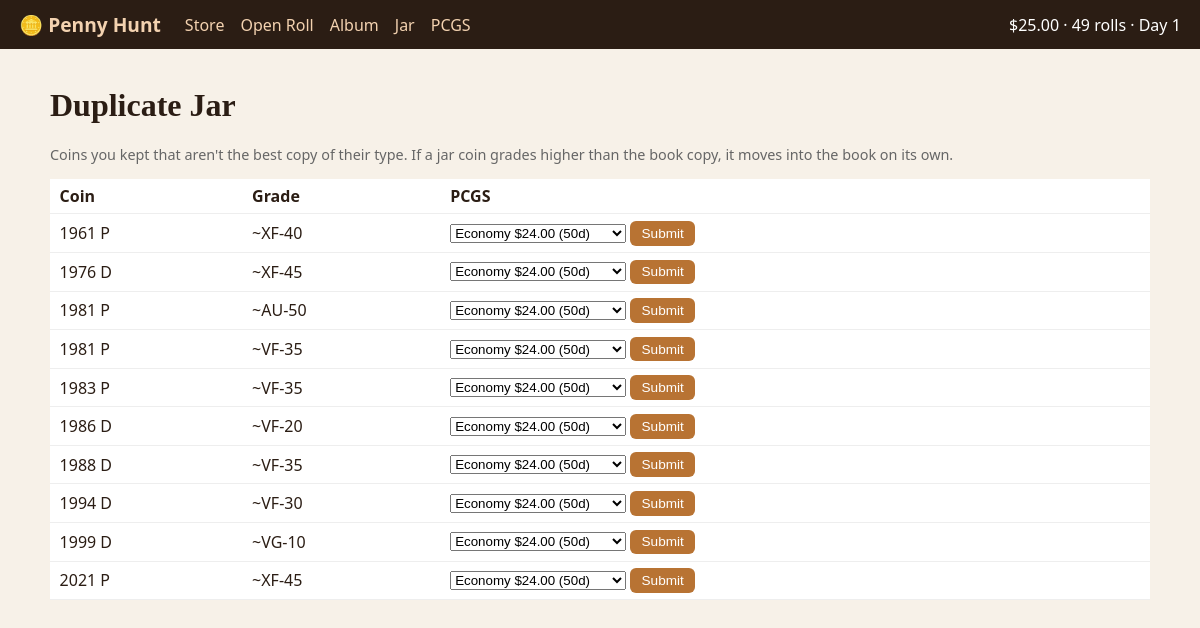
Screenshot of /jar with the database file from the repository.
### tables this page shows
CREATE TABLE state (
    id                 INTEGER PRIMARY KEY CHECK (id = 1),
    balance_cents      INTEGER NOT NULL,
    unopened_rolls     INTEGER NOT NULL DEFAULT 0,
    business_day       INTEGER NOT NULL DEFAULT 0,   -- game clock for PCGS turnaround
    rolls_opened       INTEGER NOT NULL DEFAULT 0,
    coins_searched     INTEGER NOT NULL DEFAULT 0,
    coins_returned     INTEGER NOT NULL DEFAULT 0,
    total_spent_cents  INTEGER NOT NULL DEFAULT 0,
    grading_fees_cents INTEGER NOT NULL DEFAULT 0
);

### app.py (the view)
@app.get("/jar")
def jar():
    return render_template("jar.html", coins=[describe(c) for c in db.jar_coins()],
                           tiers=config.PCGS_TIERS)

### app.py (called while the page is built)
def money(cents):
    return f"${cents / 100:,.2f}"

@app.context_processor
def inject_globals():
    return {"state": db.get_state(), "cfg": config, "pending_count": len(db.pending_coins())}

### catalog.py (called while the page is built)
    def get(self, key):
        return self.by_key.get(key)

### db.py (called while the page is built)
def get_db():
    if "db" not in g:
        g.db = sqlite3.connect(DB_PATH)
        g.db.row_factory = sqlite3.Row
    return g.db

def _dicts(rows):
    return [dict(r) for r in rows]

def get_state():
    return dict(get_db().execute("SELECT * FROM state WHERE id = 1").fetchone())

def pending_coins():
    return _dicts(get_db().execute("SELECT * FROM coins WHERE status='pending' ORDER BY id"))

def jar_coins():
    return _dicts(get_db().execute(
        "SELECT * FROM coins WHERE status='kept' AND in_book=0 ORDER BY catalog_key, id"))

### grading.py (called while the page is built)
def grade_prefix(grade, is_proof=False):
    if is_proof:
        return "PR"
    if grade >= 60: return "MS"   # Mint State
    if grade >= 50: return "AU"   # About Uncirculated
    if grade >= 40: return "XF"   # Extremely Fine
    if grade >= 20: return "VF"   # Very Fine
    if grade >= 12: return "F"    # Fine
    if grade >= 8:  return "VG"   # Very Good
    if grade >= 4:  return "G"    # Good
    if grade == 3:  return "AG"   # About Good
    if grade == 2:  return "FR"   # Fair
    return "PO"                   # Poor

def grade_label(grade, is_proof=False):
    if grade is None:
        return "?"
    return f"{grade_prefix(grade, is_proof)}-{grade}"

### templates/jar.html (shortened to what this page needs)
{% extends "base.html" %}
{% block content %}
<h1>Duplicate Jar</h1>
<p class="hint">Coins you kept that aren't the best copy of their type. If a jar coin grades higher than the book copy, it moves into the book on its own.</p>
<table class="list">
  <tr><th>Coin</th><th>Grade</th><th>PCGS</th></tr>
  {% for c in coins %}
  <tr>
    <td>{{ c.title }} {% for b in c.badges %}<span class="badge">{{ b }}</span>{% endfor %}</td>
    <td>{{ c.official_label or c.est_label }}</td>
    <td>
      {% if c.official_label %}Graded
      {% elif c.tier %}At PCGS (due day {{ c.due_day }})
      {% else %}
        <form method="post" action="{{ url_for('submit_grade', coin_id=c.id) }}" class="inline">
          <select name="tier">
            {% for key, t in tiers.items() %}
              <option value="{{ key }}">{{ t.name }} {{ t.fee_cents|money }} ({{ t.days }}d)</option>
            {% endfor %}
          </select>
          <button class="small">Submit</button>
        </form>
      {% endif %}
    </td>
  </tr>
  {% endfor %}
</table>
{% endblock %}

### templates/base.html (shortened to what this page needs)
<!doctype html>
<html lang="en">
<head>
  <link rel="stylesheet" href="{{ url_for('static', filename='style.css') }}">
</head>
<body>
  <header class="topbar">
    <a class="logo" href="{{ url_for('home') }}">🪙 Penny Hunt</a>
    <nav>
      <a href="{{ url_for('home') }}">Store</a>
      <a href="{{ url_for('open_page') }}">Open Roll{% if pending_count %} ({{ pending_count }}){% endif %}</a>
      <a href="{{ url_for('album') }}">Album</a>
      <a href="{{ url_for('jar') }}">Jar</a>
      <a href="{{ url_for('grading_page') }}">PCGS</a>
    </nav>
    <div class="wallet">
      <span id="balance">{{ state.balance_cents | money }}</span>
      · {{ state.unopened_rolls }} rolls · Day {{ state.business_day }}
    </div>
  </header>
  <main>
    {% block content %}{% endblock %}
  </main>
</body>
</html>

### static/style.css (style rules this page uses)
:root { --copper: #b87333; --dark: #2b1d14; --paper: #f7f1e8; --album: #1f3a2e; }
body { margin: 0; font-family: system-ui, sans-serif; background: var(--paper); color: var(--dark); }
main { max-width: 1100px; margin: 0 auto; padding: 1rem; }
h1, h2 { font-family: Georgia, serif; }
.hint { color: #666; font-size: .9rem; }
.topbar { display: flex; align-items: center; gap: 1.5rem; padding: .7rem 1.2rem; background: var(--dark); color: #fff; flex-wrap: wrap; }
.topbar a { color: #f3d2b0; text-decoration: none; }
.topbar nav { display: flex; gap: 1rem; }
.logo { font-weight: bold; font-size: 1.2rem; }
.wallet { margin-left: auto; }
button { background: var(--copper); color: #fff; border: 0; border-radius: 6px; padding: .6rem 1.1rem; font-size: 1rem; cursor: pointer; }
button.small { padding: .3rem .7rem; font-size: .85rem; }
form.inline { display: inline; }
table.list { border-collapse: collapse; width: 100%; background: #fff; }
table.list td, table.list th { padding: .4rem .6rem; border-bottom: 1px solid #eee; text-align: left; }

### rows the page displays
state: balance_cents "$25.00", unopened_rolls "49", business_day "1"

### other values shown
{{ c.title }} "1961 P" "1976 D" "1981 P" "1981 P" "1983 P" "1986 D" "1988 D" "1994 D" "1999 D" "2021 P"
{{ c.official_label or c.est_label }} "~XF-40" "~XF-45" "~AU-50" "~VF-35" "~VF-35" "~VF-20" "~VF-35" "~VF-30" "~VG-10" "~XF-45"
form field tier "Economy $24.00 (50d)"
